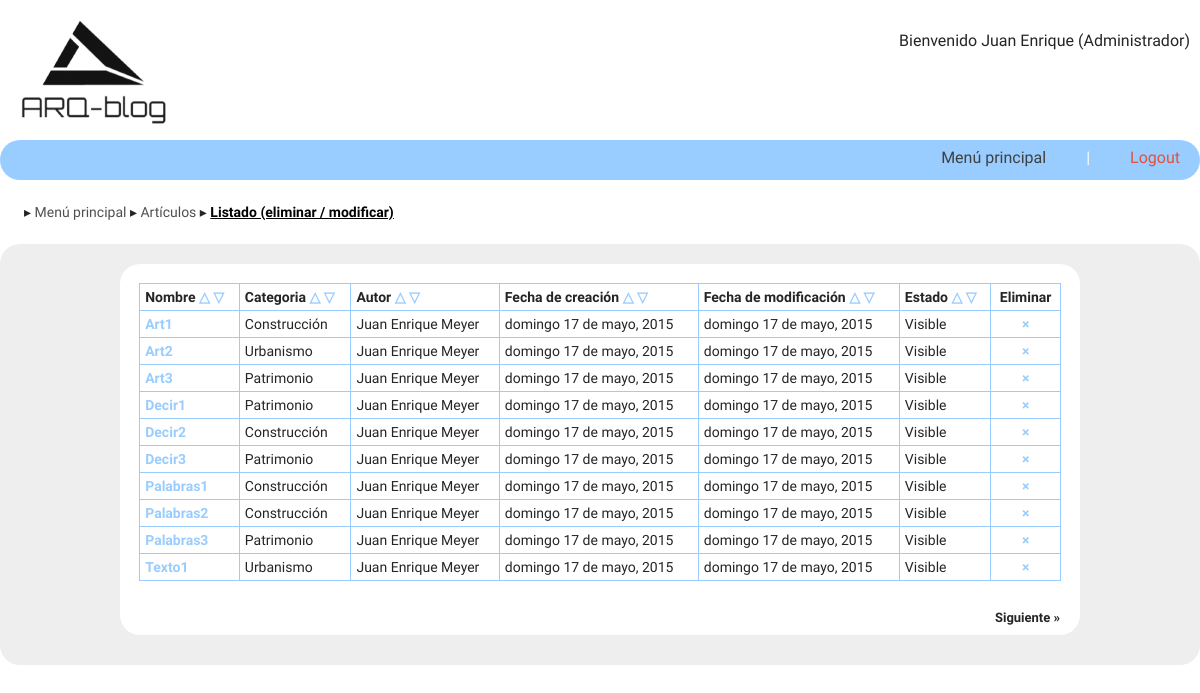
/administracion/listaArticulos.php (signed in), run on the app's committed database.
### tables this page shows
CREATE TABLE IF NOT EXISTS `blog_articulos` (
  `articulo_id` mediumint(9) NOT NULL AUTO_INCREMENT,
  `articulo_titulo` varchar(60) NOT NULL,
  `articulo_desc` text,
  `articulo_cat_id` mediumint(9) NOT NULL,
  `articulo_url` varchar(40) NOT NULL,
  `articulo_usuario_id_autor` mediumint(9) NOT NULL,
  `articulo_fecha_creacion` datetime NOT NULL,
  `articulo_fecha_modificacion` datetime DEFAULT NULL,
  `articulo_estado` tinyint(4) NOT NULL,
  PRIMARY KEY (`articulo_id`)
);

CREATE TABLE IF NOT EXISTS `blog_categorias` (
  `cat_id` mediumint(9) NOT NULL AUTO_INCREMENT,
  `cat_nombre` varchar(40) NOT NULL,
  `cat_fecha_creacion` datetime NOT NULL,
  PRIMARY KEY (`cat_id`)
);

CREATE TABLE IF NOT EXISTS `blog_usuarios` (
  `usuario_id` mediumint(9) NOT NULL AUTO_INCREMENT,
  `usuario_nombre` varchar(20) NOT NULL,
  `usuario_apellido` varchar(40) NOT NULL,
  `usuario_correo` varchar(60) NOT NULL,
  `usuario_password` varchar(40) NOT NULL,
  `usuario_rol` tinyint(4) NOT NULL,
  `usuario_fecha_registro` datetime NOT NULL DEFAULT CURRENT_TIMESTAMP,
  PRIMARY KEY (`usuario_id`)
);

### administracion/listaArticulos.php (the view, shortened to what this page needs)
<?php
$orden_nombre='';
$orden_cat='';
$orden_autor='';
$orden_creacion='';
$orden_modificacion='';
$orden_estado='';
$orden_nombreDESC='';
$orden_catDESC='';
$orden_autorDESC='';
$orden_creacionDESC='';
$orden_modificacionDESC='';
$orden_estadoDESC='';
$marcar='style="font-weight:bold"';
if(array_key_exists('orden', $_GET)){
    $orden=$_GET[orden];
    switch ($_GET[orden]) {
        case 'articulo_titulo':
            $orden_nombre=$marcar;
            break;
        case 'blog_categorias.cat_nombre':
            $orden_cat=$marcar;
            break;
        case 'blog_usuarios.usuario_nombre':
            $orden_autor=$marcar;
            break;
        case 'articulo_fecha_creacion':
            $orden_creacion=$marcar;
            break;
        case 'articulo_fecha_modificacion':
            $orden_modificacion=$marcar;
            break;
        case 'articulo_estado':
            $orden_estado=$marcar;
            break;
        case 'articulo_titulo DESC':
            $orden_nombreDESC=$marcar;
            break;
        case 'blog_categorias.cat_nombre DESC':
            $orden_catDESC=$marcar;
            break;
        case 'blog_usuarios.usuario_nombre DESC':
            $orden_autorDESC=$marcar;
            break;
        case 'articulo_fecha_creacion DESC':
            $orden_creacionDESC=$marcar;
            break;
        case 'articulo_fecha_modificacion DESC':
            $orden_modificacionDESC=$marcar;
            break;
        case 'articulo_estado DESC':
            $orden_estadoDESC=$marcar;
            break;
    }
}else{
    $orden='articulo_titulo';
    $orden_nombre=$marcar;
}
    $bd = bd_conectar();
    $total_articulos = $bd->query("SELECT COUNT(*) from blog_articulos");
    $total = $total_articulos->fetch_row();
    $app    = 10;
    $p_actual = array_key_exists('page', $_GET) ? $_GET['page'] : 1;
    $desfase = ( $p_actual - 1 ) * $app;
    $max_paginas = ceil( $total['0'] / $app );
?>
<!DOCTYPE html>
<html lang="<?php include_once '../includes/lang.php';?>">
<head>
	<?php
	include_once 'includesEspecialesBackend/head.php';
	?>
</head>
<body>
	<div id="contenedor">
	<?php
	include_once '../includes/header.php';
	include_once 'includesEspecialesBackend/nav.php';
	?>
	<div id="breadcrumb"><?php include_once 'includesEspecialesBackend/mapaNav.php'; ?></div>
	<section class="contenido">
        <div class="contenedorTabla">
            <table>
                <tr>
                    <?php $mismaPagina=$_SERVER['PHP_SELF']; ?>
                    <th>Nombre<?php echo '
                        <a '.$orden_nombre.' href="'.$mismaPagina.'?orden=articulo_titulo&page='.$p_actual.'"> △</a>
                        <a '.$orden_nombreDESC.' href="'.$mismaPagina.'?orden=articulo_titulo DESC&page='.$p_actual.'"> ▽</a>' ?></th>
                    <th>Categoria<?php echo '
                        <a '.$orden_cat.' href="'.$mismaPagina.'?orden=blog_categorias.cat_nombre&page='.$p_actual.'"> △</a>
                        <a '.$orden_catDESC.' href="'.$mismaPagina.'?orden=blog_categorias.cat_nombre DESC&page='.$p_actual.'"> ▽</a>' ?></th>
                    <th>Autor<?php echo '
                        <a '.$orden_autor.' href="'.$mismaPagina.'?orden=blog_usuarios.usuario_nombre&page='.$p_actual.'"> △</a>
                        <a '.$orden_autorDESC.' href="'.$mismaPagina.'?orden=blog_usuarios.usuario_nombre DESC&page='.$p_actual.'"> ▽</a>' ?></th>
                    <th>Fecha de creación<?php echo '
                        <a '.$orden_creacion.' href="'.$mismaPagina.'?orden=articulo_fecha_creacion&page='.$p_actual.'"> △</a>
                        <a '.$orden_creacionDESC.' href="'.$mismaPagina.'?orden=articulo_fecha_creacion DESC&page='.$p_actual.'"> ▽</a>' ?></th>
                    <th>Fecha de modificación<?php echo '
                        <a '.$orden_modificacion.' href="'.$mismaPagina.'?orden=articulo_fecha_modificacion&page='.$p_actual.'"> △</a>
                        <a '.$orden_modificacionDESC.' href="'.$mismaPagina.'?orden=articulo_fecha_modificacion DESC&page='.$p_actual.'"> ▽</a>' ?></th>
                    <th>Estado<?php echo '
                        <a '.$orden_estado.' href="'.$mismaPagina.'?orden=articulo_estado&page='.$p_actual.'"> △</a>
                        <a '.$orden_estadoDESC.' href="'.$mismaPagina.'?orden=articulo_estado DESC&page='.$p_actual.'"> ▽</a>' ?></th>
                    <th class="eliminar">Eliminar</th>
                </tr>
                <?php
                    $query = "SELECT
                                blog_articulos.articulo_id,
                                blog_articulos.articulo_titulo,
                                blog_articulos.articulo_cat_id,
                                blog_articulos.articulo_url,
                                blog_articulos.articulo_fecha_creacion,
                                blog_articulos.articulo_fecha_modificacion,
                                blog_articulos.articulo_estado,
                                blog_categorias.cat_id,
                                blog_categorias.cat_nombre,
                                blog_usuarios.usuario_id,
                                blog_usuarios.usuario_nombre,
                                blog_usuarios.usuario_apellido
                             FROM blog_articulos
                             INNER JOIN blog_categorias
                                ON blog_articulos.articulo_cat_id = blog_categorias.cat_id
                             INNER JOIN blog_usuarios
                                ON blog_articulos.articulo_usuario_id_autor = blog_usuarios.usuario_id
                             ORDER BY $orden LIMIT $desfase, $app";
                    $result = $bd->query( $query );
                    while( $fila = $result->fetch_assoc() ) : ?>
                        <tr>
                            <td><a href="modificarArticulos.php?fid=<?php echo $fila['articulo_id'];?>" title="Modificar"><?php echo ucfirst($fila['articulo_titulo']); ?></a></td>
                            <td><?php echo ucfirst( $fila['cat_nombre']); ?></td>
                            <td><?php echo ucwords( $fila['usuario_nombre'].' '.$fila['usuario_apellido']); ?></td>
                            <td><?php echo formatTimeStamp( $fila['articulo_fecha_creacion'] ); ?></td>
                            <td><?php
                                if($fila['articulo_fecha_modificacion']<>''){
                                    echo formatTimeStamp( $fila['articulo_fecha_modificacion'] );
                                }else{
                                    echo 'Sin modificar';
                                }
                                ?>
                            </td>
                            <td><?php
                                if($fila['articulo_estado']==1){
                                    echo 'Visible';
                                }elseif($fila['articulo_estado']==2){
                                    echo 'Oculta';
                                }
                                ?>
                            </td>
                            <td class="eliminar"><?php echo '<a href="eliminarArticulos.php?id='.$fila[articulo_id].'&articulo_url='.$fila[articulo_url].'&articulo_titulo='.$fila[articulo_titulo].'">×</a>'; ?></td>
                        </tr>
                    <?php endwhile; ?>
            </table>
        </div>
            <div class="paginacion">
                <?php if( $p_actual != $max_paginas and $total[0]!=0 ) : ?>
                    <a href="<?php echo $_SERVER['PHP_SELF']."?orden=".$orden."&page=".($p_actual + 1);?>" class="sig">Siguiente &raquo;</a>
                <?php endif; ?>
            </div>
	</section>
	</div>
</body>
</html>

### lib/fns-fecha.php (shortened to what this page needs)
<?php
	function formatTimeStamp( $timestamp, $timezone = "America/Santiago" ){
		$dtz	= new DateTimeZone( $timezone );
		$dt		= new DateTime( $timestamp, $dtz );
		$nombreCompletoDia	= nombreDiaEsp( $dt->format('l') );
		$numeroDia			= $dt->format('d');
		$nombreCompletoMes	= nombreMesEsp( $dt->format('F') );
		$anioCompleto		= $dt->format('Y');
		$format = $nombreCompletoDia . ' ' . $numeroDia . ' de ' . $nombreCompletoMes . ', ' . $anioCompleto;
		echo $format;
	}
function nombreDiaEsp( $nd ){
	switch ( strtolower($nd) ) {
		case "sunday" :
			return "domingo";
			break;
	}
}
function nombreMesEsp( $mes ){
	switch ( strtolower($mes) ) {
		case "may" :
			return "mayo";
			break;
	}
}
?>

### css/estilos.css (style rules this page uses)
body { padding: 0; margin: 0; font-size: 10px; font-family: 'Cardo', serif; color: #252525; }
a { text-decoration: none; }
#contenedor { height:auto; width:1200px; margin:0 auto; padding:0; }
.contenido { float: left; height:auto; width:100%; margin:20px 0; padding:20px 0; background-color: #eee; -webkit-border-radius: 20px; -moz-border-radius: 20px; border-radius: 20px; }
.contenedorTabla { float:left; margin:0; padding: 0; width:100%; -webkit-border-top-left-radius: 20px; -webkit-border-top-right-radius: 20px; -moz-border-radius-topleft: 20px; -moz-border-radius-topright: 20px; border-top-left-radius: 20px; border-top-right-radius: 20px; background-color: #FFF; }
table { width:96%; margin:2%; padding: 0; color:#252525; font-size: 1.4em; border-collapse: collapse; }
th,td { border:1px solid #99ccff; text-align: left; padding: 5px; }
.paginacion { float:left; margin: 0 0 10px 0; padding: 10px 0; width: 100%; height: auto; background-color: #FFF; -webkit-border-bottom-right-radius: 20px; -webkit-border-bottom-left-radius: 20px; -moz-border-radius-bottomright: 20px; -moz-border-radius-bottomleft: 20px; border-bottom-right-radius: 20px; border-bottom-left-radius: 20px; }
.eliminar { text-align: center; }
table a:link,table a:visited { color: #99ccff; font-weight: bold; }
.sig,.ant { display: block; font-size: 1.3em; font-weight: bold; margin:0 20px; padding: 0; }
.sig { float:right; }
.sig:link,.sig:visited,.ant:link,.ant:visited { color: #252525; }

### administracion/estilosEspecialesBackend.css (style rules this page uses)
.contenido { margin:0px 0 20px 0; }
#breadcrumb { float: left; width: 96%; height: auto; margin: 10px 2%; padding: 0; }
.contenedorTabla { margin:0 10%; width:80%; }
.paginacion { margin: 0 10% 10px 10%; width: 80%; }

### data on the page
blog_articulos: articulo_titulo "Art1", blog_categorias.cat_nombre "Construcción", blog_usuarios.usuario_nombre+usuario_apellido "Juan Enrique Meyer", articulo_fecha_creacion "domingo 17 de mayo, 2015 domingo 17 de mayo, 2015", articulo_estado "Visible"
blog_articulos: articulo_titulo "Art2", blog_categorias.cat_nombre "Urbanismo", blog_usuarios.usuario_nombre+usuario_apellido "Juan Enrique Meyer", articulo_fecha_creacion "domingo 17 de mayo, 2015 domingo 17 de mayo, 2015", articulo_estado "Visible"
blog_articulos: articulo_titulo "Art3", blog_categorias.cat_nombre "Patrimonio", blog_usuarios.usuario_nombre+usuario_apellido "Juan Enrique Meyer", articulo_fecha_creacion "domingo 17 de mayo, 2015 domingo 17 de mayo, 2015", articulo_estado "Visible"
blog_articulos: articulo_titulo "Decir1", blog_categorias.cat_nombre "Patrimonio", blog_usuarios.usuario_nombre+usuario_apellido "Juan Enrique Meyer", articulo_fecha_creacion "domingo 17 de mayo, 2015 domingo 17 de mayo, 2015", articulo_estado "Visible"
blog_articulos: articulo_titulo "Decir2", blog_categorias.cat_nombre "Construcción", blog_usuarios.usuario_nombre+usuario_apellido "Juan Enrique Meyer", articulo_fecha_creacion "domingo 17 de mayo, 2015 domingo 17 de mayo, 2015", articulo_estado "Visible"
blog_articulos: articulo_titulo "Decir3", blog_categorias.cat_nombre "Patrimonio", blog_usuarios.usuario_nombre+usuario_apellido "Juan Enrique Meyer", articulo_fecha_creacion "domingo 17 de mayo, 2015 domingo 17 de mayo, 2015", articulo_estado "Visible"
blog_articulos: articulo_titulo "Palabras1", blog_categorias.cat_nombre "Construcción", blog_usuarios.usuario_nombre+usuario_apellido "Juan Enrique Meyer", articulo_fecha_creacion "domingo 17 de mayo, 2015 domingo 17 de mayo, 2015", articulo_estado "Visible"
blog_articulos: articulo_titulo "Palabras2", blog_categorias.cat_nombre "Construcción", blog_usuarios.usuario_nombre+usuario_apellido "Juan Enrique Meyer", articulo_fecha_creacion "domingo 17 de mayo, 2015 domingo 17 de mayo, 2015", articulo_estado "Visible"
blog_articulos: articulo_titulo "Palabras3", blog_categorias.cat_nombre "Patrimonio", blog_usuarios.usuario_nombre+usuario_apellido "Juan Enrique Meyer", articulo_fecha_creacion "domingo 17 de mayo, 2015 domingo 17 de mayo, 2015", articulo_estado "Visible"
blog_articulos: articulo_titulo "Texto1", blog_categorias.cat_nombre "Urbanismo", blog_usuarios.usuario_nombre+usuario_apellido "Juan Enrique Meyer", articulo_fecha_creacion "domingo 17 de mayo, 2015 domingo 17 de mayo, 2015", articulo_estado "Visible"

### other printed values
$_SESSION[usuario_nombre] "Juan Enrique"
$rol "Administrador"
